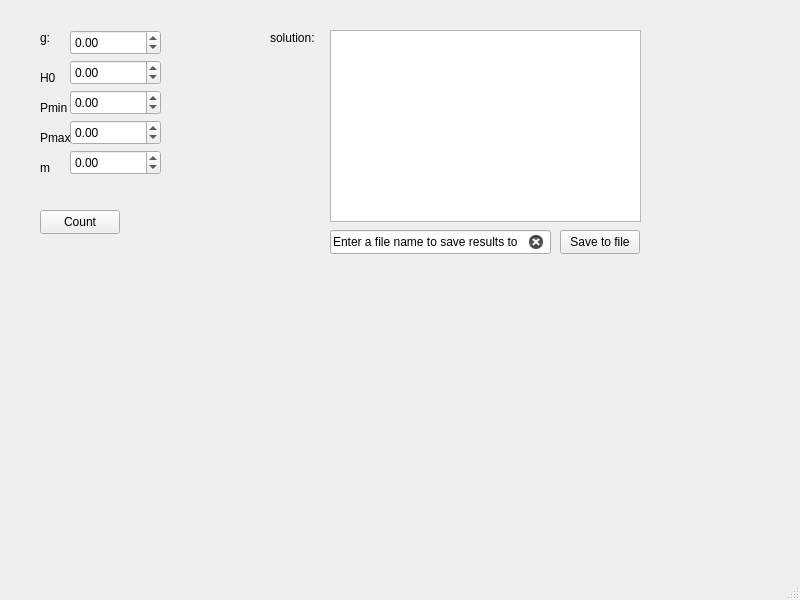
<?xml version="1.0" encoding="UTF-8"?>
<ui version="4.0">
 <class>MainWindow</class>
 <widget class="QMainWindow" name="MainWindow">
  <property name="geometry">
   <rect>
    <x>0</x>
    <y>0</y>
    <width>800</width>
    <height>600</height>
   </rect>
  </property>
  <property name="windowTitle">
   <string>MainWindow</string>
  </property>
  <property name="animated">
   <bool>true</bool>
  </property>
  <widget class="QWidget" name="centralwidget">
   <widget class="QLabel" name="label">
    <property name="geometry">
     <rect>
      <x>40</x>
      <y>30</y>
      <width>16</width>
      <height>16</height>
     </rect>
    </property>
    <property name="text">
     <string>g:</string>
    </property>
   </widget>
   <widget class="QLabel" name="label_4">
    <property name="geometry">
     <rect>
      <x>40</x>
      <y>70</y>
      <width>16</width>
      <height>16</height>
     </rect>
    </property>
    <property name="text">
     <string>H0:</string>
    </property>
   </widget>
   <widget class="QLabel" name="label_6">
    <property name="geometry">
     <rect>
      <x>270</x>
      <y>30</y>
      <width>49</width>
      <height>16</height>
     </rect>
    </property>
    <property name="text">
     <string>solution:</string>
    </property>
   </widget>
   <widget class="QPushButton" name="Count_but">
    <property name="enabled">
     <bool>true</bool>
    </property>
    <property name="geometry">
     <rect>
      <x>40</x>
      <y>210</y>
      <width>80</width>
      <height>24</height>
     </rect>
    </property>
    <property name="text">
     <string>Count</string>
    </property>
   </widget>
   <widget class="QLabel" name="label_7">
    <property name="geometry">
     <rect>
      <x>40</x>
      <y>160</y>
      <width>31</width>
      <height>16</height>
     </rect>
    </property>
    <property name="text">
     <string>m</string>
    </property>
   </widget>
   <widget class="QLabel" name="label_8">
    <property name="geometry">
     <rect>
      <x>40</x>
      <y>100</y>
      <width>31</width>
      <height>16</height>
     </rect>
    </property>
    <property name="text">
     <string>Pmin</string>
    </property>
   </widget>
   <widget class="QDoubleSpinBox" name="m_doubleSpinBox">
    <property name="geometry">
     <rect>
      <x>70</x>
      <y>150</y>
      <width>91</width>
      <height>25</height>
     </rect>
    </property>
    <property name="minimum">
     <double>-999999.989999999990687</double>
    </property>
    <property name="maximum">
     <double>999999.989999999990687</double>
    </property>
    <property name="singleStep">
     <double>1.000000000000000</double>
    </property>
   </widget>
   <widget class="QDoubleSpinBox" name="Pmin_doubleSpinBox">
    <property name="geometry">
     <rect>
      <x>70</x>
      <y>90</y>
      <width>91</width>
      <height>25</height>
     </rect>
    </property>
    <property name="minimum">
     <double>-999999.989999999990687</double>
    </property>
    <property name="maximum">
     <double>999999.989999999990687</double>
    </property>
    <property name="singleStep">
     <double>1.000000000000000</double>
    </property>
   </widget>
   <widget class="QDoubleSpinBox" name="H0_doubleSpinBox">
    <property name="geometry">
     <rect>
      <x>70</x>
      <y>60</y>
      <width>91</width>
      <height>25</height>
     </rect>
    </property>
    <property name="minimum">
     <double>-999999.989999999990687</double>
    </property>
    <property name="maximum">
     <double>999999.989999999990687</double>
    </property>
    <property name="singleStep">
     <double>1.000000000000000</double>
    </property>
   </widget>
   <widget class="QDoubleSpinBox" name="g_doubleSpinBox">
    <property name="geometry">
     <rect>
      <x>70</x>
      <y>30</y>
      <width>91</width>
      <height>25</height>
     </rect>
    </property>
    <property name="minimum">
     <double>-999999.989999999990687</double>
    </property>
    <property name="maximum">
     <double>999999.989999999990687</double>
    </property>
    <property name="singleStep">
     <double>1.000000000000000</double>
    </property>
   </widget>
   <widget class="QTableWidget" name="res_table">
    <property name="geometry">
     <rect>
      <x>330</x>
      <y>30</y>
      <width>311</width>
      <height>192</height>
     </rect>
    </property>
   </widget>
   <widget class="QPushButton" name="save_to_but">
    <property name="geometry">
     <rect>
      <x>560</x>
      <y>230</y>
      <width>80</width>
      <height>24</height>
     </rect>
    </property>
    <property name="text">
     <string>Save to file</string>
    </property>
   </widget>
   <widget class="QLineEdit" name="FileName_line">
    <property name="geometry">
     <rect>
      <x>330</x>
      <y>230</y>
      <width>221</width>
      <height>24</height>
     </rect>
    </property>
    <property name="contextMenuPolicy">
     <enum>Qt::CustomContextMenu</enum>
    </property>
    <property name="text">
     <string>Enter a file name to save results to</string>
    </property>
    <property name="clearButtonEnabled">
     <bool>true</bool>
    </property>
   </widget>
   <widget class="QDoubleSpinBox" name="Pmax_doubleSpinBox">
    <property name="geometry">
     <rect>
      <x>70</x>
      <y>120</y>
      <width>91</width>
      <height>25</height>
     </rect>
    </property>
    <property name="minimum">
     <double>-999999.989999999990687</double>
    </property>
    <property name="maximum">
     <double>999999.989999999990687</double>
    </property>
    <property name="singleStep">
     <double>1.000000000000000</double>
    </property>
   </widget>
   <widget class="QLabel" name="label_9">
    <property name="geometry">
     <rect>
      <x>40</x>
      <y>130</y>
      <width>31</width>
      <height>16</height>
     </rect>
    </property>
    <property name="text">
     <string>Pmax</string>
    </property>
   </widget>
  </widget>
  <widget class="QMenuBar" name="menubar">
   <property name="geometry">
    <rect>
     <x>0</x>
     <y>0</y>
     <width>800</width>
     <height>21</height>
    </rect>
   </property>
  </widget>
  <widget class="QStatusBar" name="statusbar"/>
 </widget>
 <resources/>
 <connections/>
</ui>
